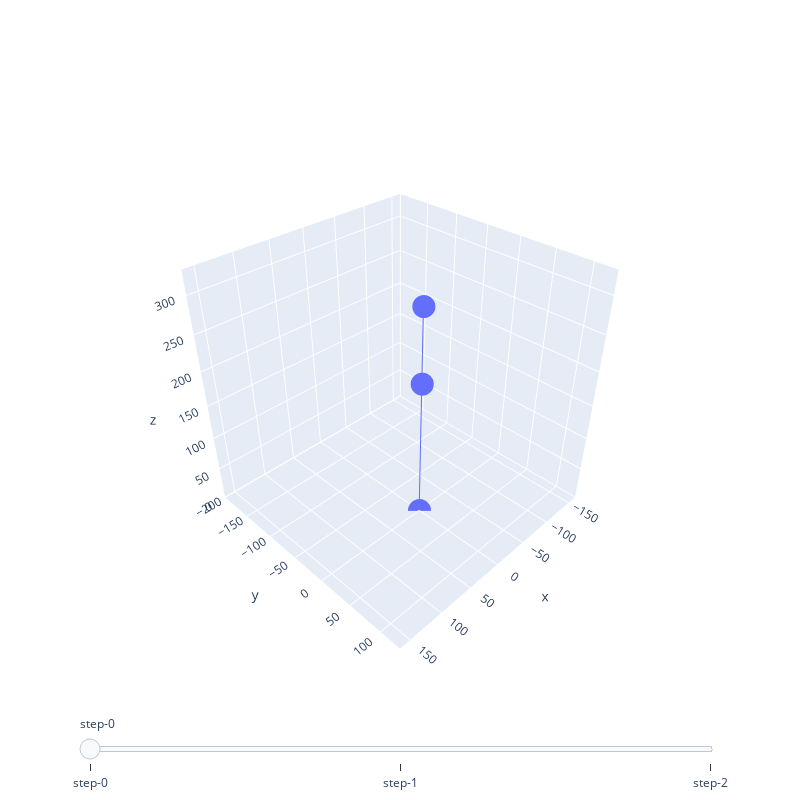

Notebook code for this chart:
### Code cell
m.visualize_manipulator()

### Figure 1 — Plotly figure (JSON) as saved in the notebook; plotly's stock layout.template omitted (floating-point values rounded to 4 significant figures)
{"data": [{"mode": "lines+markers", "type": "scatter3d", "visible": true, "x": [0, 0, 0], "y": [0, 0, 0], "z": [0, 200, 300]}, {"mode": "lines+markers", "type": "scatter3d", "visible": false, "x": [0, 0, 0], "y": [0, 0, -70.71], "z": [0, 260, 330.7]}, {"mode": "lines+markers", "type": "scatter3d", "visible": false, "x": [0, 0, 0], "y": [0, 0, -70.71], "z": [0, 200, 270.7]}], "layout": {"height": 800, "scene": {"aspectmode": "cube", "camera": {"center": {"x": 0, "y": 0, "z": 0}, "eye": {"x": 1.5, "y": 1.5, "z": 1.5}, "up": {"x": 0, "y": 0, "z": 1}}, "xaxis": {"range": [-165.4, 165.4]}, "yaxis": {"range": [-200.7, 130]}, "zaxis": {"range": [0, 330.7]}}, "sliders": [{"steps": [{"args": ["visible", [true, false, false]], "method": "restyle"}, {"args": ["visible", [false, true, false]], "method": "restyle"}, {"args": ["visible", [false, false, true]], "method": "restyle"}]}], "width": 800}}
